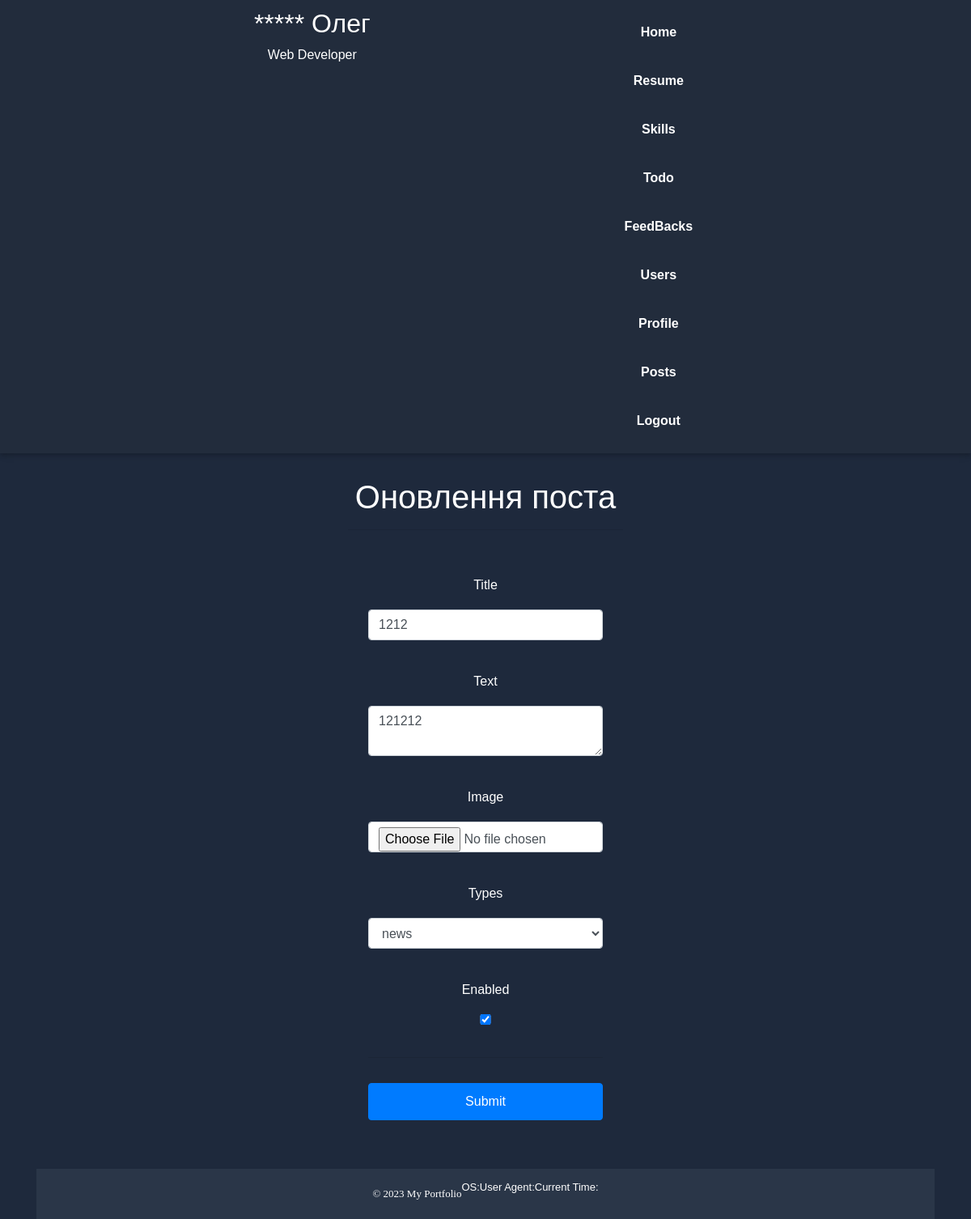
Screenshot of /post/1/update (signed in) with the database file from the repository.
### post/models.py (models this page shows, shortened)
class Post(db.Model):
    id = db.Column(db.Integer, primary_key=True)
    title = db.Column(db.String(255))
    text = db.Column(db.String(1000))
    image = db.Column(db.String(255), default='postdefault.jpg')
    created = db.Column(db.TIMESTAMP, default=datetime.utcnow)
    types = db.Column(db.Enum(PostType), default=PostType.OTHER)
    enabled = db.Column(db.Boolean, default=True)
    user_id = db.Column(db.Integer, db.ForeignKey('user.id'))

### post/views.py (the view, shortened to what this page needs)
@post_bp.route('/post/<int:id>/update', methods=['GET', 'POST'])
@login_required
def update_post(id):
    post = Post.query.get_or_404(id)
    form = PostForm(obj=post)
    return render_template('update_post.html', form=form, post=post)

### post/forms.py
class PostForm(FlaskForm):
    title = StringField('Title', validators=[DataRequired()])
    text = TextAreaField('Text', validators=[DataRequired()])
    types = SelectField('Types', choices=[(choice.name, choice.value) for choice in PostType], validators=[DataRequired()])
    enabled = BooleanField('Enabled')
    image = FileField('Image')
    submit = SubmitField('Submit')

### __init__.py (called while the page is built, shortened)
def navigation():
    if 'username' in session:
        return {
            'portfolio.home': 'Home',
            'portfolio.resume': 'Resume',
            'portfolio.skills': 'Skills',
            'todo.todos': 'Todo',
            'feedback.feedbacks': 'FeedBacks',
            'users.user': 'Users',
            'auth.account': 'Profile',
            'post_bp.posts': 'Posts',
            'auth.logout': 'Logout',
        }

### auth/models.py (called while the page is built)
@login_manager.user_loader
def load_user(user_id):
    return User.query.get(int(user_id))

### post/views.py (called while the page is built)
@post_bp.context_processor
def inject_navigation():
    return dict(navigation=navigation())

### post/templates/post/update_post.html (shortened to what this page needs)
{% extends 'base.html' %}
{% block content %}
<div class="container text-center">
    <div class="row">
        <div class="col"></div>
        <div class="col-4">
            <h1 class="namesH">Оновлення поста</h1> <hr>
        <form method="POST" enctype="multipart/form-data">
            {{ form.title.label(class="form-label") }}
            {{ form.title(class="form-control") }} <br>
            {{ form.text.label(class="form-label") }}
            {{ form.text(class="form-control") }} <br>
            {{ form.image.label(class="form-label") }}
            {{ form.image(type="file", class="form-control") }} <br>
            {{ form.types.label(class="form-label") }}
            {{ form.types(class="form-control") }} <br>
            {{ form.enabled.label(class="form-label") }}
            {{ form.enabled(class="form-check-label") }} <br><hr>
            {{ form.submit(class="btn btn-primary") }}
        </form>
        </div>
        <div class="col"></div>
    </div>
</div>
{% include 'footer.html' %}
{% endblock %}

### static/css/style.css (style rules this page uses)
:root { --scrol_color: gray; --bg_color-1: #222c3c; --bg_color-2: #2a3648; --bg_color-3: #1e293c; --blue: #007bff; --indigo: #6610f2; --purple: #6f42c1; --pink: #e83e8c; --red: #dc3545; --orange: #fd7e14; --yellow: #ffc107; --green: #28a745; --teal: #20c997; --cyan: #17a2b8; --white: #fff; --gray: #6c757d; --gray2: #B7C0CD; --gray-dark: #343a40; --primary: #007bff; --secondary: #6c757d; --success: #28a745; --info: #17a2b8; --warning: #ffc107; --danger: #dc3545; --light: #f8f9fa; --dark: #343a40; }
* { padding: 0px; margin: 0px; box-sizing: border-box; font-family: 'Poppins', sans-serif; list-style: none; text-decoration: none; -webkit-touch-callout: none; -webkit-user-select: none; -khtml-user-select: none; -moz-user-select: none; -ms-user-select: none; user-select: none; }
body { background-color: var(--bg_color-3); margin: 0; height: 100vh; display: flex; flex-direction: column; color: #ffff; }
.container { flex: 1; display: flex; flex-direction: column; }
.container { padding-top: 15px; gap: 35px; }
form { display: flex; flex-direction: column; padding: 25px; }
form>label { padding-top: 15px; padding-bottom: 10px; }
form>input:nth-child(2n) { padding-left: 10px; padding-top: 5px; padding-right: 10px; padding-bottom: 5px; }
button,form>input[type=submit] { padding-left: 15px; padding-top: 10px; padding-right: 15px; padding-bottom: 10px; margin-top: 15px; }

### rows the page displays
Post: title "1212", text "121212", types "news", enabled "☑"

### other values shown
{{ label }} "Home" "Resume" "Skills" "Todo" "FeedBacks" "Users" "Profile" "Posts" "Logout"
